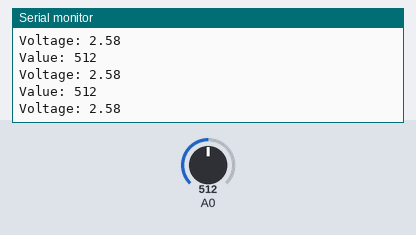
Recording of a sketch running on a simulated Arduino Uno, built with avr-gcc and run on an emulated ATmega328P. Parts: the last lines printed to the serial monitor. The inputs (shaded band) are chosen by the test bench; at power-on: A0 = 512.

Above: at 1.2 s.
1.3 s: A0 set to 716
At 1.69 s:
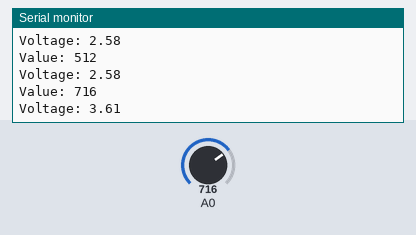
2.8 s: A0 set to 900
At 2.95 s:
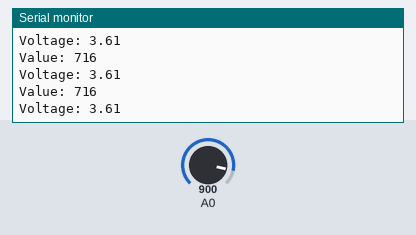
Timing chart, 0 to 5.8 s (numbered marks = the images above; inputs shaded):
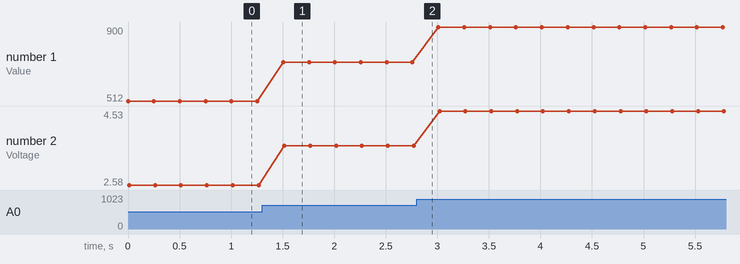

The sketch:

battery_test.ino
```cpp
void setup() {
  pinMode(A0, INPUT);
  Serial.begin(9600);
  while (!Serial) {}

}

void loop() {
  int value = analogRead(A0);

  Serial.print("Value: ");
  Serial.print(value);
  Serial.print("\n");

  Serial.print("Voltage: ");
  Serial.print(((float)value)/1023.0f*5.0f*1.0307);
  Serial.print("\n");

  delay(250);
}
```

Measured:
- after the input at 1.3 s, the serial monitor: prints a new line after 0.21 s (image 1)
- plotted number 1: 512 → 716 after the input at 1.3 s, 716 → 900 after the input at 2.8 s
- plotted number 2: 2.58 → 3.61 after the input at 1.3 s, 3.61 → 4.53 after the input at 2.8 s
